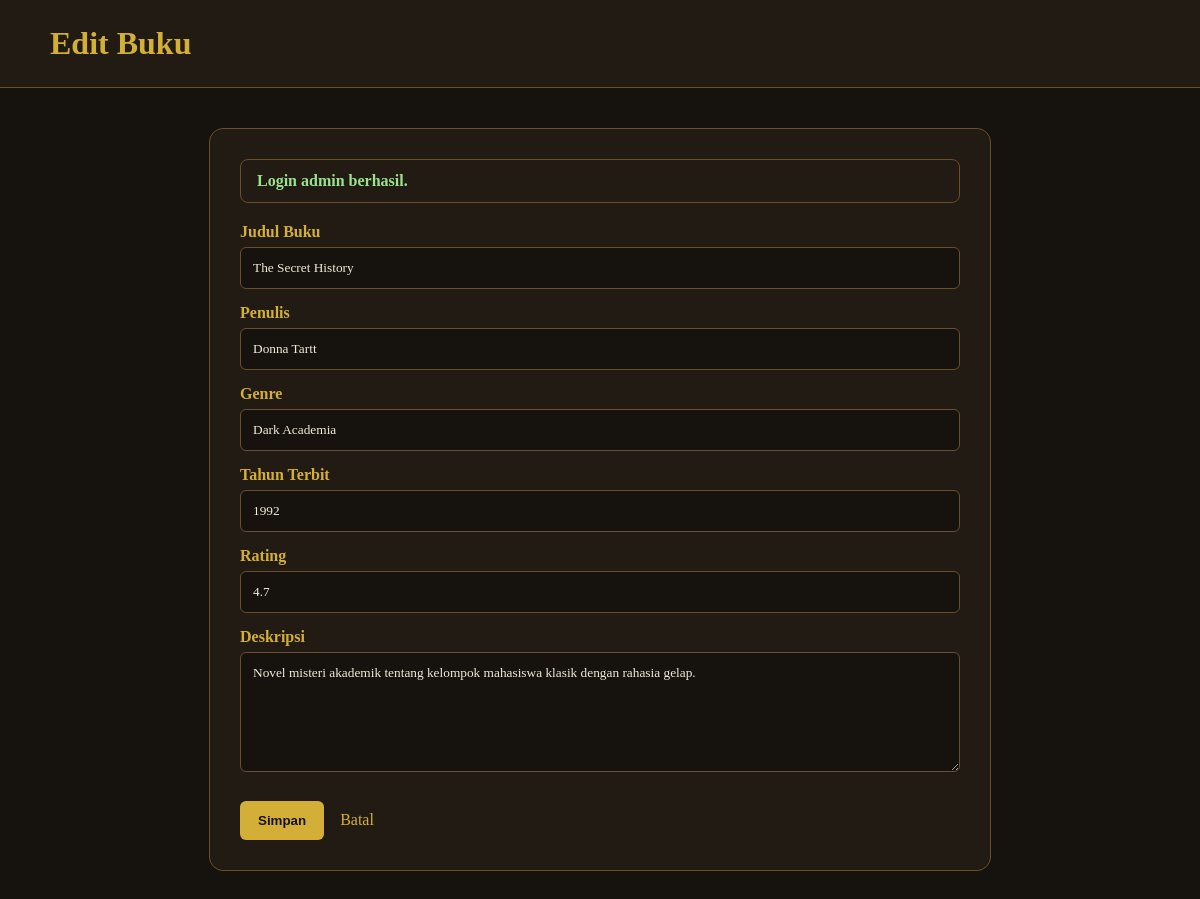
The page /admin/book/edit/1 (signed in) on the database its author committed.
### app.py (models this page shows, shortened)
class Book(db.Model):
    id = db.Column(db.Integer, primary_key=True)
    title = db.Column(db.String(150), nullable=False)
    author = db.Column(db.String(100), nullable=False)
    genre = db.Column(db.String(80), nullable=False)
    year = db.Column(db.Integer, nullable=False)
    rating = db.Column(db.Float, default=0)
    description = db.Column(db.Text)
    cover_image = db.Column(db.String(255), default="")
    created_at = db.Column(db.DateTime, default=datetime.utcnow)
    updated_at = db.Column(db.DateTime, default=datetime.utcnow, onupdate=datetime.utcnow)

### app.py (the view, shortened to what this page needs)
@app.route("/admin/book/edit/<int:book_id>", methods=["GET", "POST"])
@admin_required
def admin_edit_book(book_id):
    book = Book.query.get(book_id)
    if not book:
        set_alert("Buku tidak ditemukan.", "error")
        return redirect("/admin")
    return render_template(
        "admin_form.html",
        title="Edit Buku",
        book=book,
        error=None
    )

### app.py (called while the page is built)
def admin_required(f):
    @wraps(f)
    def wrapper(*args, **kwargs):
        if not session.get("admin_logged_in"):
            set_alert("Silakan login sebagai admin.", "warning")
            return redirect("/admin/login")
        username = session.get("admin_username")
        user = User.query.filter_by(username=username).first()
        if not user or user.role != "admin":
            session.clear()
            set_alert("Session admin tidak valid. Silakan login ulang.", "error")
            return redirect("/admin/login")
        return f(*args, **kwargs)
    return wrapper

@app.context_processor
def inject_alert():
    alert_message = session.pop("alert_message", None)
    alert_category = session.pop("alert_category", "info")
    return dict(
        alert_message=alert_message,
        alert_category=alert_category
    )

### templates/admin_form.html (shortened to what this page needs)
{% extends "base.html" %}
{% block styles %}
<link rel="stylesheet" href="{{ url_for('static', filename='css/admin_form.css') }}">
{% endblock %}
{% block header %}
<header>
    <h1>{{ title }}</h1>
</header>
{% endblock %}
{% block content %}
<form method="POST">
    <label>Judul Buku</label>
    <input type="text" name="title" value="{{ book.title if book else '' }}" required>
    <label>Penulis</label>
    <input type="text" name="author" value="{{ book.author if book else '' }}" required>
    <label>Genre</label>
    <input type="text" name="genre" value="{{ book.genre if book else '' }}" required>
    <label>Tahun Terbit</label>
    <input type="number" name="year" value="{{ book.year if book else '' }}" required>
    <label>Rating</label>
    <input type="number" step="0.1" name="rating" value="{{ book.rating if book else '' }}">
    <label>Deskripsi</label>
    <textarea name="description">{{ book.description if book else '' }}</textarea>
    <button type="submit">Simpan</button>
    <a href="/admin">Batal</a>
</form>
{% endblock %}

### static/css/base.css (style rules this page uses)
body { font-family: Georgia, serif; background: #16130f; color: #f3ead7; margin: 0; padding: 0; }
a { color: #d4af37; text-decoration: none; }
button { cursor: pointer; }

### static/css/admin_form.css (style rules this page uses)
body { font-family: Georgia, serif; background: #16130f; color: #f3ead7; margin: 0; }
header { padding: 25px 50px; background: #211b14; border-bottom: 1px solid #6b4f2a; }
h1 { color: #d4af37; margin: 0; }
label { display: block; margin-top: 15px; font-weight: bold; color: #d4af37; }
input, textarea { width: 100%; padding: 12px; margin-top: 6px; border-radius: 6px; border: 1px solid #6b4f2a; background: #16130f; color: #f3ead7; box-sizing: border-box; font-family: Georgia, serif; }
textarea { min-height: 120px; }
button { margin-top: 25px; padding: 12px 18px; border: none; border-radius: 6px; background: #d4af37; color: #16130f; font-weight: bold; cursor: pointer; }
a { color: #d4af37; text-decoration: none; display: inline-block; margin-left: 12px; }

### rows shown on the page
Book: title "The Secret History", author "Donna Tartt", genre "Dark Academia", year "1992", rating "4.7", description "Novel misteri akademik tentang kelompok mahasiswa klasik dengan rahasia gelap."

### other values the page prints
{{ title }} "Edit Buku"
{{ alert_message }} "Login admin berhasil."
